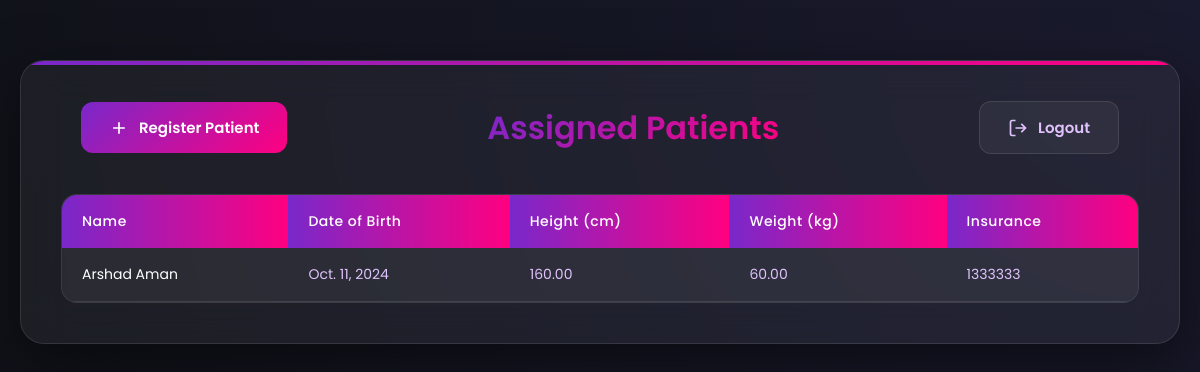
/view-patient/ (signed in), run on an earlier commit of the app's database.
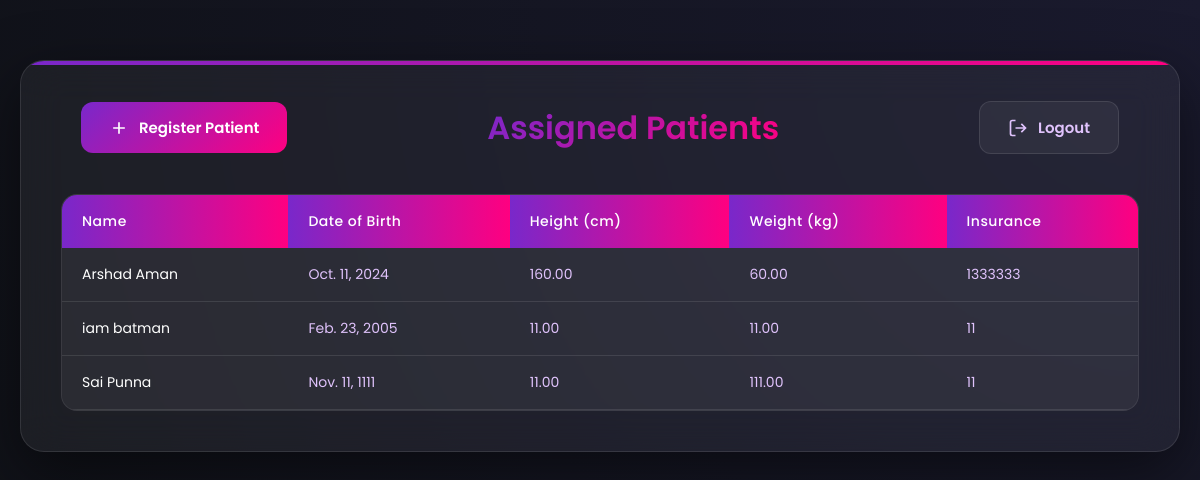
And on a later commit of the database.
### rpm_users/models.py (models this page shows, shortened)
class Patient(models.Model):
    SEX_CHOICES = (('Male', 'Male'), ('Female', 'Female'), ('Others', 'Others'),)
    MONITORING_CHOICES = (('Blood Pressure', 'Blood Pressure'), ('Heart Rate', 'Heart Rate'), ('SPO2', 'SPO2'),("Temperature", "Temperature"),)
    user = models.OneToOneField(User, on_delete=models.CASCADE, blank=True, null=True)
    date_of_birth = models.DateField(blank=True, null=True)
    height = models.DecimalField(blank=True, null=True, max_digits=10, decimal_places=2)
    weight = models.DecimalField(blank=True, null=True, max_digits=10, decimal_places=2)
    insurance = models.CharField(blank=True, null=True, max_length=255)
    sex = models.CharField(blank=True, max_length=10, null=True, choices=SEX_CHOICES)
    bmi = models.DecimalField(blank=True, max_digits=10, decimal_places=2, null=True)
    monitoring_parameters = models.CharField(blank=True, max_length=20, null=True, choices=MONITORING_CHOICES)
    device_serial_number = models.IntegerField(null=True, blank=True)
    pharmacy_info = models.TextField(blank=True, null=True)
    allergies = models.TextField(blank=True, null=True)
    smoke = models.CharField(choices=(('YES', 'YES'), ('NO', 'NO'),), default='NO', max_length=3)
    drink = models.CharField(choices=(('YES', 'YES'), ('NO', 'NO'),), default='NO', max_length=3)
    family_history = models.TextField(null=True, blank=True)
    medications = models.TextField(null=True, blank=True)
    id = models.UUIDField(default=uuid.uuid4, primary_key=True, editable=False)
    created_at = models.DateTimeField(auto_now_add=True)
    updated_at = models.DateTimeField(auto_now=True)
    moderator_assigned = models.ForeignKey('Moderator', blank=True, null=True, on_delete=models.SET_NULL, related_name='moderators')

### rpm_users/views.py (the view)
# urls.py: path('view-patient/', views.view_assigned_patient, name='view_all_assigned_patient'),
@login_required
def view_assigned_patient(request):
    moderator = Moderator.objects.get(user=request.user)
    patient_obj = Patient.objects.filter(moderator_assigned=moderator)
    formatted_patients = []
    for patient in patient_obj:
        medications = []
        if patient.medications:
            medications = [med.strip() for med in patient.medications.split('\n') if med.strip()]
        pharmacy_info = {}
        if patient.pharmacy_info:
            try:
                lines = patient.pharmacy_info.split('\n')
                for line in lines:
                    if ':' in line:
                        key, value = line.split(':', 1)
                        pharmacy_info[key.strip()] = value.strip()
            except:
                pharmacy_info = {'Details': patient.pharmacy_info}
        allergies = []
        if patient.allergies:
            allergies = [allergy.strip() for allergy in patient.allergies.split(',') if allergy.strip()]
        family_history = []
        if patient.family_history:
            history_lines = patient.family_history.split('\n')
            for line in history_lines:
                if line.strip():
                    family_history.append(line.strip())
        formatted_patient = {
            'patient': patient,
            'formatted_medications': medications,
            'formatted_pharmacy': pharmacy_info,
            'formatted_allergies': allergies,
            'formatted_family_history': family_history
        }
        formatted_patients.append(formatted_patient)
    context = {
        'patient_obj': formatted_patients,
    }
    return render(request, 'view_assigned_patient.html', context)

### templates/view_assigned_patient.html (shortened to what this page needs)
<!DOCTYPE html>
<html lang="en">
  <head>
    {% load static %}
  </head>
  <body>
    <div class="container">
      <div class="header">
        <a href="{% url 'register_patient' %}" class="btn register-btn">
          <svg width="20" height="20" viewBox="0 0 24 24" fill="none" stroke="currentColor" stroke-width="2">
            <path d="M12 5v14M5 12h14"/>
          </svg>
          Register Patient
        </a>
        <h2>Assigned Patients</h2>
        <a href="{% url 'moderator_logout' %}" class="btn logout-btn">
          <svg width="20" height="20" viewBox="0 0 24 24" fill="none" stroke="currentColor" stroke-width="2">
            <path d="M9 21H5a2 2 0 0 1-2-2V5a2 2 0 0 1 2-2h4M16 17l5-5-5-5M21 12H9"/>
          </svg>
          Logout
        </a>
      </div>
      {% if patient_obj %}
      <div class="table-container">
        <table>
          <thead>
            <tr>
              <th>Name</th>
              <th>Date of Birth</th>
              <th>Height (cm)</th>
              <th>Weight (kg)</th>
              <th>Insurance</th>
            </tr>
          </thead>
          <tbody>
            {% for entry in patient_obj %}
              {% with entry.patient as patient %}
              <tr>
                <td>
                  <a href="{% url 'moderator_actions' patient.id %}?action=access" class="table-link">
                    {{ patient.user.first_name }} {{ patient.user.last_name }}
                  </a>
                </td>
                <td>{{ patient.date_of_birth }}</td>
                <td>{{ patient.height }}</td>
                <td>{{ patient.weight }}</td>
                <td>{{ patient.insurance }}</td>
              </tr>
              {% endwith %}
            {% endfor %}
          </tbody>
        </table>
      </div>
      {% else %}
      <div class="empty-state">
        <p>No patients assigned yet.</p>
      </div>
      {% endif %}
    </div>
  </body>
</html>

### templates/view_assigned_patient.html (style rules this page uses)
* { margin: 0; padding: 0; box-sizing: border-box; }
:root { --primary: #7928CA; --primary-dark: #6A0DAD; --secondary: #FF0080; --text: #E0C3FC; --background: #0F1116; --card-bg: rgba(255, 255, 255, 0.05); --error: #FF4E4E; --success: #00CC88; }
body { font-family: 'Poppins', sans-serif; background: radial-gradient(circle at top right, #1a1a2e, var(--background)); min-height: 100vh; color: var(--text); padding: 20px; }
.container { width: 100%; max-width: 1200px; background: var(--card-bg); backdrop-filter: blur(20px); padding: 40px; border-radius: 24px; box-shadow: 0 20px 60px rgba(0, 0, 0, 0.5); border: 1px solid rgba(255, 255, 255, 0.1); margin: 40px auto; position: relative; overflow: hidden; }
.container::before { content: ''; position: absolute; top: 0; left: 0; right: 0; height: 4px; background: linear-gradient(90deg, var(--primary), var(--secondary)); z-index: 1; }
.header { display: flex; justify-content: space-between; align-items: center; margin-bottom: 40px; padding: 0 20px; }
h2 { text-align: center; color: white; font-size: 32px; font-weight: 600; background: linear-gradient(135deg, var(--primary), var(--secondary)); -webkit-background-clip: text; -webkit-text-fill-color: transparent; position: relative; display: inline-block; margin: 0 20px; }
.btn { padding: 14px 28px; border: none; border-radius: 12px; font-weight: 600; cursor: pointer; transition: all 0.3s ease; font-size: 15px; text-decoration: none; display: inline-flex; align-items: center; gap: 10px; font-family: 'Poppins', sans-serif; }
.register-btn { background: linear-gradient(135deg, var(--primary), var(--secondary)); color: white; position: relative; overflow: hidden; }
.register-btn::before { content: ''; position: absolute; top: 0; left: -100%; width: 100%; height: 100%; background: linear-gradient(90deg, transparent, rgba(255, 255, 255, 0.2), transparent); transition: 0.5s; }
.logout-btn { background: rgba(255, 255, 255, 0.05); color: var(--text); border: 1px solid rgba(255, 255, 255, 0.1); }
.table-container { background: rgba(255, 255, 255, 0.03); border-radius: 16px; overflow: hidden; border: 1px solid rgba(255, 255, 255, 0.1); }
table { width: 100%; border-collapse: separate; border-spacing: 0; margin: 0; }
th { background: linear-gradient(90deg, var(--primary), var(--secondary)); color: white; font-weight: 500; font-size: 14px; padding: 16px 20px; text-align: left; letter-spacing: 0.5px; }
td { padding: 16px 20px; border-bottom: 1px solid rgba(255, 255, 255, 0.1); font-size: 14px; transition: all 0.3s ease; }
.table-link { color: white; text-decoration: none; display: block; transition: all 0.3s ease; }
tr { background: rgba(255, 255, 255, 0.03); transition: all 0.3s ease; }

What changed in the data, as far as the page shows it:
added Patient: patient.user.first_name "iam", patient.user.last_name "batman", patient.date_of_birth "Feb. 23, 2005", patient.height "11.00", patient.weight "11.00", patient.insurance "11"
added Patient: patient.user.first_name "Sai", patient.user.last_name "Punna", patient.date_of_birth "Nov. 11, 1111", patient.height "11.00", patient.weight "111.00", patient.insurance "11"
